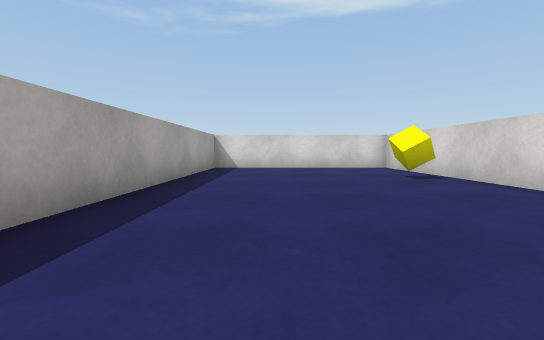
view 1 (above)

16 first-person views from a walk through a 3-D level made in the Unity game engine. The camera is 0.51 m above the floor, tilts 4° down and sees 90° across. The floor is counted in squares, 1 m on a side. Each view is taken from the middle of a square. On the plan, view 1 faces up. The plan holds only what a view shows up to about 9 squares ahead; the rest is blank. The place goes on beyond the plan. The player is left out. Surface patterns are stand-ins for the level's own textures.

view 2
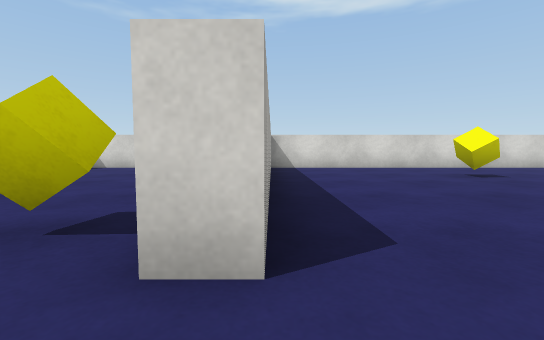

view 3
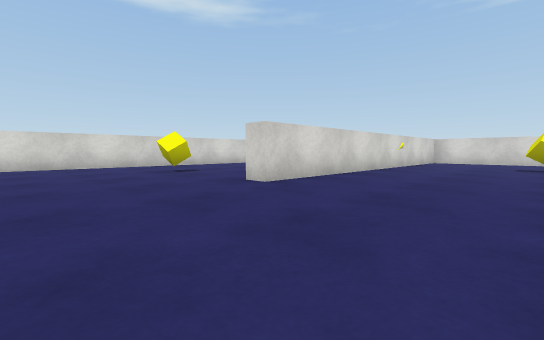

view 4
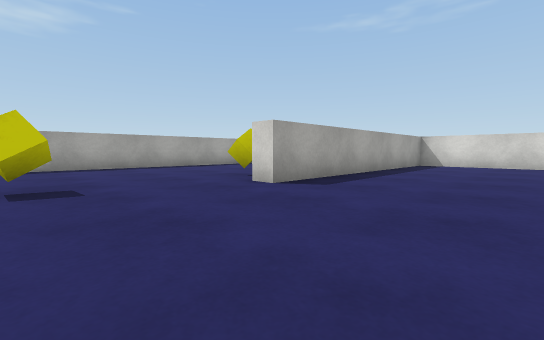

view 5
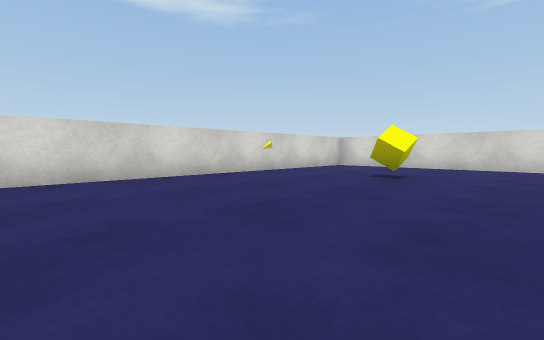

view 6
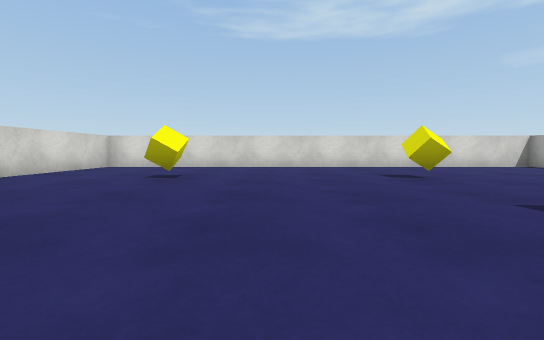

view 7
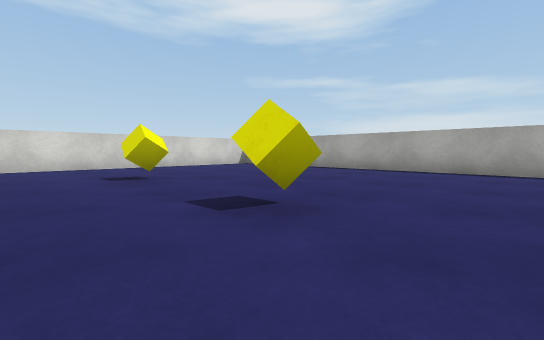

view 8
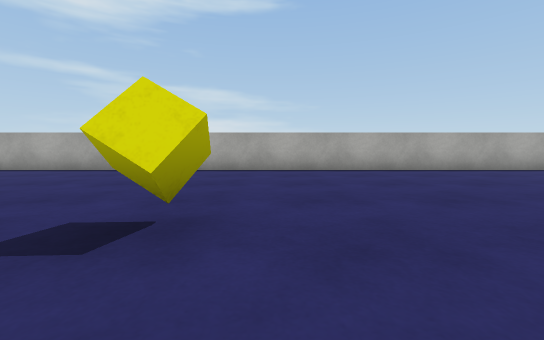

view 9
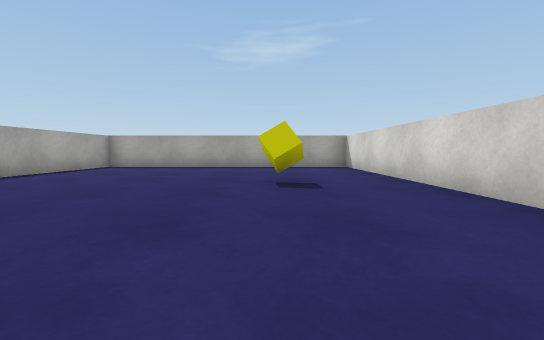

view 10
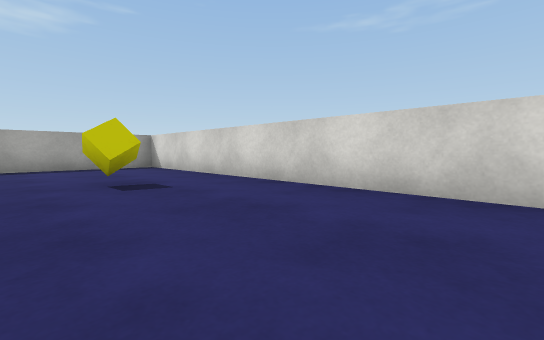

view 11
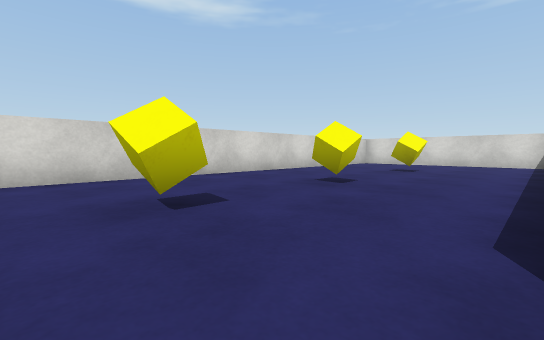

view 12
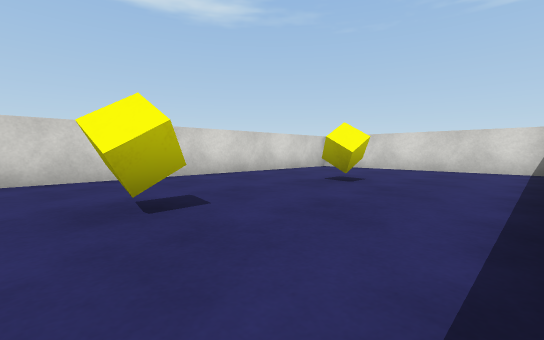

view 13
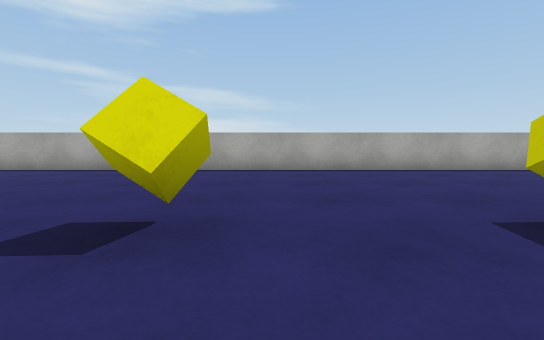

view 14
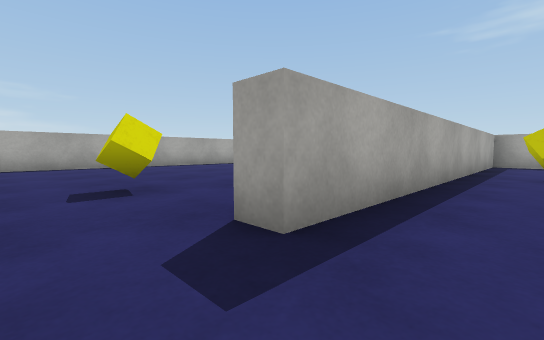

view 15
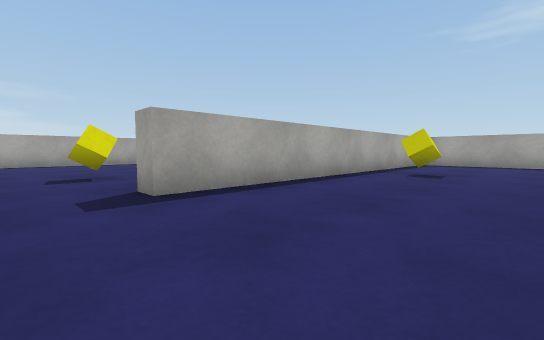

view 16
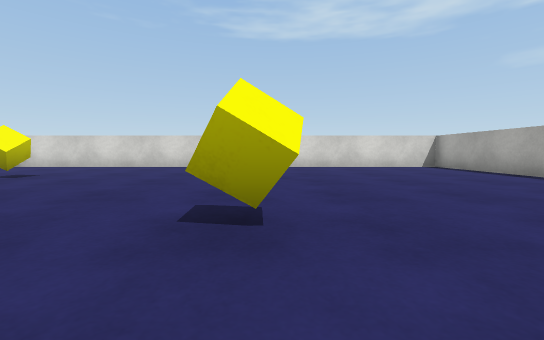

### Floor plan
Points are (right, up) in squares from view 1. A wall is a line through its corners. A room is listed if a view was taken in it or the views show most of it. See-through windows are left out.
Room 1 (views 1, 2, 3, 4, 5, 6, 7, 8, 9, 10, 11, 12, 13, 14, 15, 16)
walls: (7.1, -3.6) (-1.7, -3.6) (-1.7, -11.3) (17.8, -11.3) (17.8, 2.2) (8.1, 2.2) (8.1, 2.8); (3.5, 3.4) (3.5, 8.2) (-1.7, 8.2) (-1.7, -3.1) (7.8, -3.1) (7.8, -3.6); (4, 7.8) (4, 1.1) (3.4, 1.1); (17.8, 2.9) (17.8, 7.1); (17.6, 8.2) (3.9, 8.2)
objects: yellow cube (3, -6); yellow cube (3, -2); yellow cube (3, 2); yellow cube (3, 5); yellow cube (8, -6); yellow cube (8, 5); yellow cube (11, -6); yellow cube (11, 5); yellow cube (14, -6); yellow cube (14, -1); other object (14, 3); yellow cube (14, 5)

Positions as (right, up) in squares from view 1, and headings:
1: (0, 0), facing up
2: (4, 0), facing up
3: (5, -1), facing up-right
4: (7, -2), facing up-left
5: (9, -3), facing up-right
6: (9, -3), facing right
7: (9, -4), facing down-right
8: (7, -4), facing down
9: (7, -6), facing left
10: (7, -7), facing up-left
11: (7, 3), facing up-right
12: (10, 3), facing up-right
13: (10, -4), facing down
14: (9, -2), facing down-left
15: (9, 0), facing down-left
16: (9, -6), facing right
